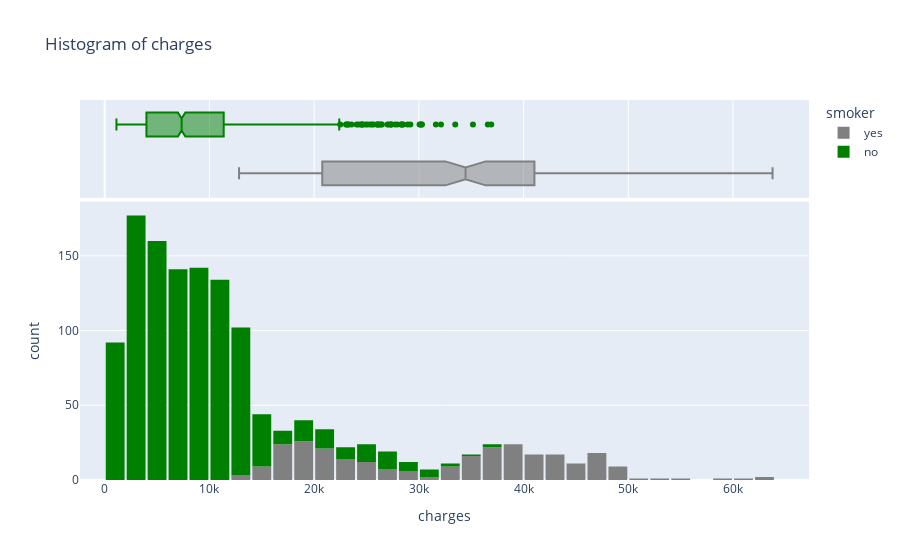

Source (notebook cell):
### Markdown cell above
### Visualizing Insurance Charges

Next, we'll explore the distribution of **"charges"**, which represents the annual medical expenses for each customer. Since this is the target variable we aim to predict, understanding its distribution is crucial.

To add more insight, we’ll segment the data by the **"smoker"** category, allowing us to compare the charges for smokers and non-smokers. This breakdown can reveal how smoking habits influence medical costs—something we expect to have a significant impact based on health risk factors. We'll use visualizations such as histograms or box plots to highlight these differences clearly.

### Code cell
fig = px.histogram(medical_df,
             x="charges",
             marginal="box",
             nbins=47,
             color= "smoker",
             color_discrete_sequence=["grey", "green"],
             title="Histogram of charges"
             )
fig.update_layout(bargap=0.1)
fig.show()

### Figure 1 — Plotly figure (JSON) as saved in the notebook; plotly's stock layout.template omitted (floating-point values rounded to 4 significant figures; data arrays with more than 128 entries replaced by an {"elided": "..."} marker saying what was removed)
{"data": [{"bingroup": "x", "hovertemplate": "smoker=yes<br>charges=%{x}<br>count=%{y}<extra></extra>", "legendgroup": "yes", "marker": {"color": "grey", "pattern": {"shape": ""}}, "name": "yes", "nbinsx": 47, "orientation": "v", "showlegend": true, "type": "histogram", "x": {"elided": "274 float values"}, "xaxis": "x", "yaxis": "y"}, {"hovertemplate": "smoker=yes<br>charges=%{x}<extra></extra>", "legendgroup": "yes", "marker": {"color": "grey"}, "name": "yes", "notched": true, "showlegend": false, "type": "box", "x": {"elided": "274 float values"}, "xaxis": "x2", "yaxis": "y2"}, {"bingroup": "x", "hovertemplate": "smoker=no<br>charges=%{x}<br>count=%{y}<extra></extra>", "legendgroup": "no", "marker": {"color": "green", "pattern": {"shape": ""}}, "name": "no", "nbinsx": 47, "orientation": "v", "showlegend": true, "type": "histogram", "x": {"elided": "1064 float values"}, "xaxis": "x", "yaxis": "y"}, {"hovertemplate": "smoker=no<br>charges=%{x}<extra></extra>", "legendgroup": "no", "marker": {"color": "green"}, "name": "no", "notched": true, "showlegend": false, "type": "box", "x": {"elided": "1064 float values"}, "xaxis": "x2", "yaxis": "y2"}], "layout": {"bargap": 0.1, "barmode": "relative", "legend": {"title": {"text": "smoker"}, "tracegroupgap": 0}, "title": {"text": "Histogram of charges"}, "xaxis": {"anchor": "y", "domain": [0, 1], "title": {"text": "charges"}}, "xaxis2": {"anchor": "y2", "domain": [0, 1], "matches": "x", "showgrid": true, "showticklabels": false}, "yaxis": {"anchor": "x", "domain": [0, 0.7326], "title": {"text": "count"}}, "yaxis2": {"anchor": "x2", "domain": [0.7426, 1], "matches": "y2", "showgrid": false, "showline": false, "showticklabels": false, "ticks": ""}}}
